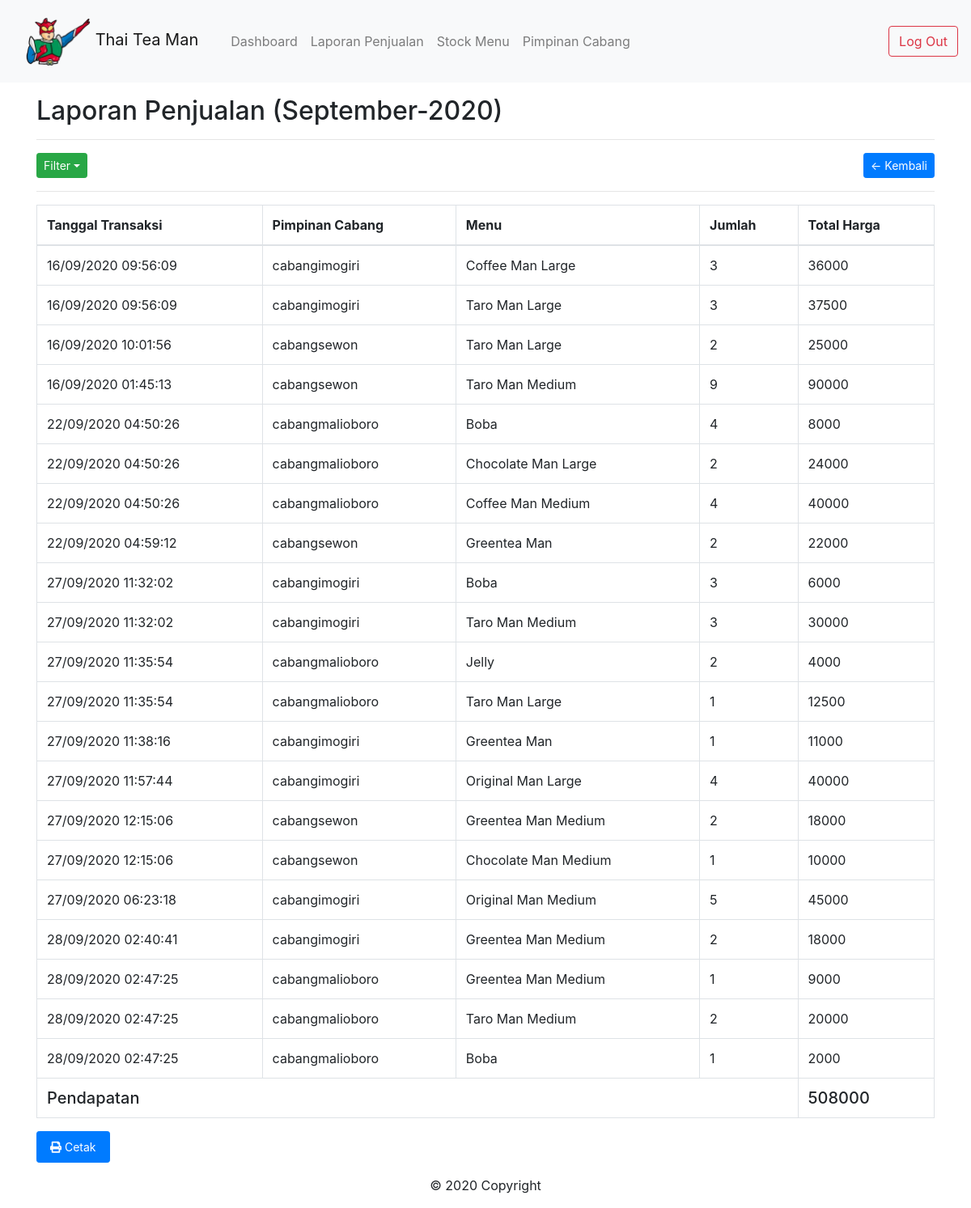
The page /admin/transaksi.php (signed in) on the database its author committed.
### tables this page shows
CREATE TABLE `tb_transaksi` (
  `id` int(11) NOT NULL,
  `id_barang` int(11) NOT NULL,
  `id_user` int(11) NOT NULL,
  `jumlah_barang` int(11) NOT NULL,
  `harga_barang` int(15) NOT NULL,
  `tanggal_transaksi` timestamp NULL DEFAULT CURRENT_TIMESTAMP
);

CREATE TABLE `tb_users` (
  `id` int(11) NOT NULL,
  `nama` varchar(255) NOT NULL,
  `password` varchar(255) NOT NULL,
  `jabatan` enum('admin','kasir') NOT NULL
);

CREATE TABLE `tb_barang` (
  `id` int(11) NOT NULL,
  `nama_barang` varchar(255) NOT NULL,
  `jenis_barang` varchar(255) NOT NULL,
  `harga` int(15) NOT NULL
);

### admin/transaksi.php (called while the page is built, shortened)
<?php
require_once '../config/db.php';
$tb_kasir 		= $conn->query("SELECT id, nama FROM tb_users WHERE jabatan = 'kasir'");
$data_kasir 	= $tb_kasir->fetch_all(MYSQLI_ASSOC);
$date  			= $conn->query("SELECT DATE_FORMAT(SYSDATE(), '%Y-%m')")->fetch_row();
$sysdate  		= $date[0];
if(isset($_POST['id_kasir']) && $_POST['id_kasir']>0){
	$sysdate = $_POST['date'];
	$mydate = DateTime::createFromFormat('Y-m', $sysdate)->format('F-Y');
	$nama_kasir = $data_kasir[searchForId($_POST['id_kasir'],$data_kasir,'id')]['nama'];
	$id = $_POST['id_kasir'];
	$where = " WHERE tb_transaksi.id_user = $id AND DATE_FORMAT(tb_transaksi.tanggal_transaksi, '%Y-%m') = '$sysdate'";
}
else{
	$mydate = DateTime::createFromFormat('Y-m', $sysdate)->format('F-Y');
	$where=" WHERE DATE_FORMAT(tb_transaksi.tanggal_transaksi, '%Y-%m') = '$sysdate'";
}
$tb_transaksi 		= $conn->query("SELECT tb_transaksi.*, tb_barang.nama_barang, tb_users.nama, (tb_transaksi.harga_barang * tb_transaksi.jumlah_barang) AS total FROM tb_transaksi INNER JOIN tb_barang ON tb_transaksi.id_barang = tb_barang.id INNER JOIN tb_users ON tb_transaksi.id_user = tb_users.id ".$where." ORDER BY tb_transaksi.tanggal_transaksi");
$data_tb_transaksi 	= $tb_transaksi->fetch_all(MYSQLI_ASSOC);
$total = [];
for ($i=0; $i < $tb_transaksi->num_rows; $i++) {
	array_push($total, $data_tb_transaksi[$i]['total']);
}
$total_transaksi = array_sum($total);
require_once 'includes/header.php';
require_once 'includes/transaksi.php';
require_once 'includes/footer.php';
?>

### admin/includes/transaksi.php (the view, shortened to what this page needs)
<div class="container mt-3">
	<h2>Laporan Penjualan (<?= $mydate ?>)</h2>
	<hr>
	<div class="dropdown">
    	<button type="button" class="btn btn-success dropdown-toggle btn-sm float-left" data-toggle="dropdown">Filter</button>
	</div>
	<a href="index.php" class="btn btn-primary btn-sm float-right">&larr; Kembali</a>
	<div class="clearfix"></div>
	<hr>
	<table class="table table-bordered">
	<thead class="thead-light" class="align-middle">
		<thead>
			<tr>
				<th>Tanggal Transaksi</th>
				<th>Pimpinan Cabang</th>
				<th>Menu</th>
				<th>Jumlah</th>
				<th>Total Harga</th>
			</tr>
		</thead>
		<tbody>
			<?php foreach ($data_tb_transaksi as $data): ?>
			<tr>
				<td><?= date('d/m/Y h:i:s', strtotime($data['tanggal_transaksi'])) ?></td>
				<td><?= $data['nama'] ?></td>
				<td><?= $data['nama_barang'] ?></td>
				<td><?= $data['jumlah_barang'] ?></td>
				<td><?= $data['total'] ?></td>
			</tr>
			<?php endforeach ?>
			<tr>
				<td colspan="4" class="h5">Pendapatan</td>
				<td class="h5"><?= $total_transaksi?></td>
			</tr>
		</tbody>
	</table>
	<button class="nav-link btn btn-primary btn-sm text-white" onclick="window.print()" id='print'><i class="fas fa-print    "></i> Cetak</button>
</div>

### rows shown on the page
tb_transaksi: tanggal_transaksi "16/09/2020 09:56:09", id_user.nama "cabangimogiri", id_barang.nama_barang "Coffee Man Large", jumlah_barang "3", total "36000"
tb_transaksi: tanggal_transaksi "16/09/2020 09:56:09", id_user.nama "cabangimogiri", id_barang.nama_barang "Taro Man Large", jumlah_barang "3", total "37500"
tb_transaksi: tanggal_transaksi "16/09/2020 10:01:56", id_user.nama "cabangsewon", id_barang.nama_barang "Taro Man Large", jumlah_barang "2", total "25000"
tb_transaksi: tanggal_transaksi "16/09/2020 01:45:13", id_user.nama "cabangsewon", id_barang.nama_barang "Taro Man Medium", jumlah_barang "9", total "90000"
tb_transaksi: tanggal_transaksi "22/09/2020 04:50:26", id_user.nama "cabangmalioboro", id_barang.nama_barang "Boba", jumlah_barang "4", total "8000"
tb_transaksi: tanggal_transaksi "22/09/2020 04:50:26", id_user.nama "cabangmalioboro", id_barang.nama_barang "Chocolate Man Large", jumlah_barang "2", total "24000"
tb_transaksi: tanggal_transaksi "22/09/2020 04:50:26", id_user.nama "cabangmalioboro", id_barang.nama_barang "Coffee Man Medium", jumlah_barang "4", total "40000"
tb_transaksi: tanggal_transaksi "22/09/2020 04:59:12", id_user.nama "cabangsewon", id_barang.nama_barang "Greentea Man", jumlah_barang "2", total "22000"
tb_transaksi: tanggal_transaksi "27/09/2020 11:32:02", id_user.nama "cabangimogiri", id_barang.nama_barang "Boba", jumlah_barang "3", total "6000"
tb_transaksi: tanggal_transaksi "27/09/2020 11:32:02", id_user.nama "cabangimogiri", id_barang.nama_barang "Taro Man Medium", jumlah_barang "3", total "30000"
tb_transaksi: tanggal_transaksi "27/09/2020 11:35:54", id_user.nama "cabangmalioboro", id_barang.nama_barang "Jelly", jumlah_barang "2", total "4000"
tb_transaksi: tanggal_transaksi "27/09/2020 11:35:54", id_user.nama "cabangmalioboro", id_barang.nama_barang "Taro Man Large", jumlah_barang "1", total "12500"
tb_transaksi: tanggal_transaksi "27/09/2020 11:38:16", id_user.nama "cabangimogiri", id_barang.nama_barang "Greentea Man", jumlah_barang "1", total "11000"
tb_transaksi: tanggal_transaksi "27/09/2020 11:57:44", id_user.nama "cabangimogiri", id_barang.nama_barang "Original Man Large", jumlah_barang "4", total "40000"
tb_transaksi: tanggal_transaksi "27/09/2020 12:15:06", id_user.nama "cabangsewon", id_barang.nama_barang "Greentea Man Medium", jumlah_barang "2", total "18000"
tb_transaksi: tanggal_transaksi "27/09/2020 12:15:06", id_user.nama "cabangsewon", id_barang.nama_barang "Chocolate Man Medium", jumlah_barang "1", total "10000"
tb_transaksi: tanggal_transaksi "27/09/2020 06:23:18", id_user.nama "cabangimogiri", id_barang.nama_barang "Original Man Medium", jumlah_barang "5", total "45000"
tb_transaksi: tanggal_transaksi "28/09/2020 02:40:41", id_user.nama "cabangimogiri", id_barang.nama_barang "Greentea Man Medium", jumlah_barang "2", total "18000"
tb_transaksi: tanggal_transaksi "28/09/2020 02:47:25", id_user.nama "cabangmalioboro", id_barang.nama_barang "Greentea Man Medium", jumlah_barang "1", total "9000"
tb_transaksi: tanggal_transaksi "28/09/2020 02:47:25", id_user.nama "cabangmalioboro", id_barang.nama_barang "Taro Man Medium", jumlah_barang "2", total "20000"
tb_transaksi: tanggal_transaksi "28/09/2020 02:47:25", id_user.nama "cabangmalioboro", id_barang.nama_barang "Boba", jumlah_barang "1", total "2000"

### other values the page prints
$mydate "September-2020"
$total_transaksi "508000"
